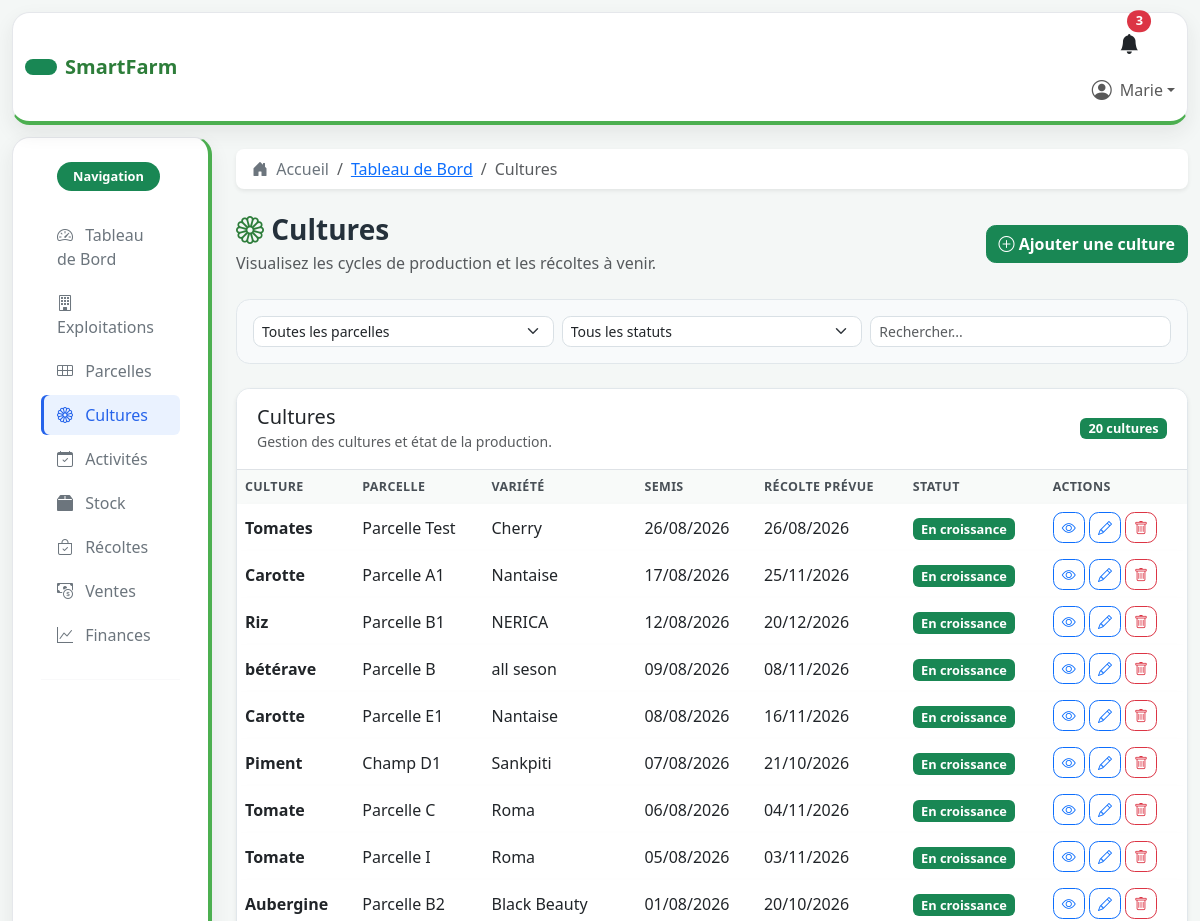
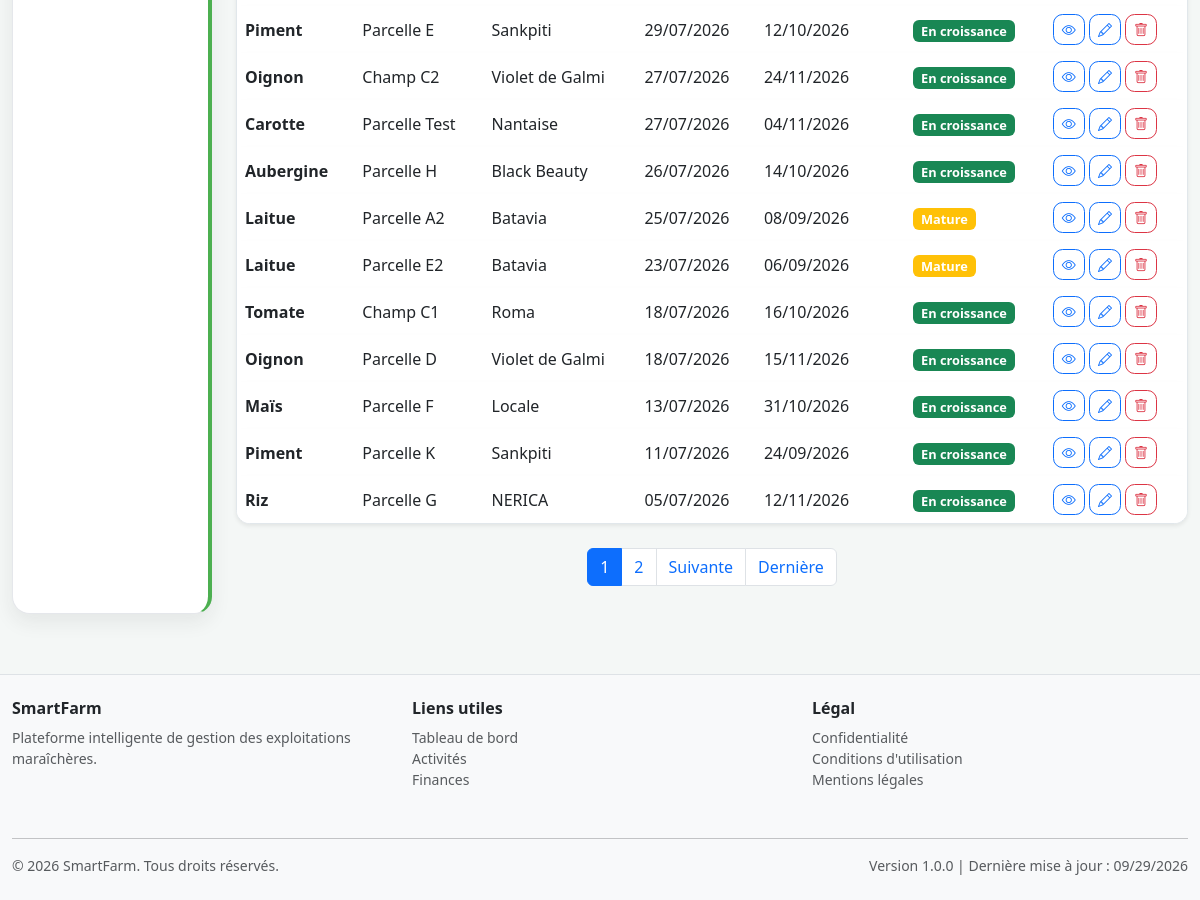
The app's page /cultures/ (signed in), older data (2 pictures, top to bottom).
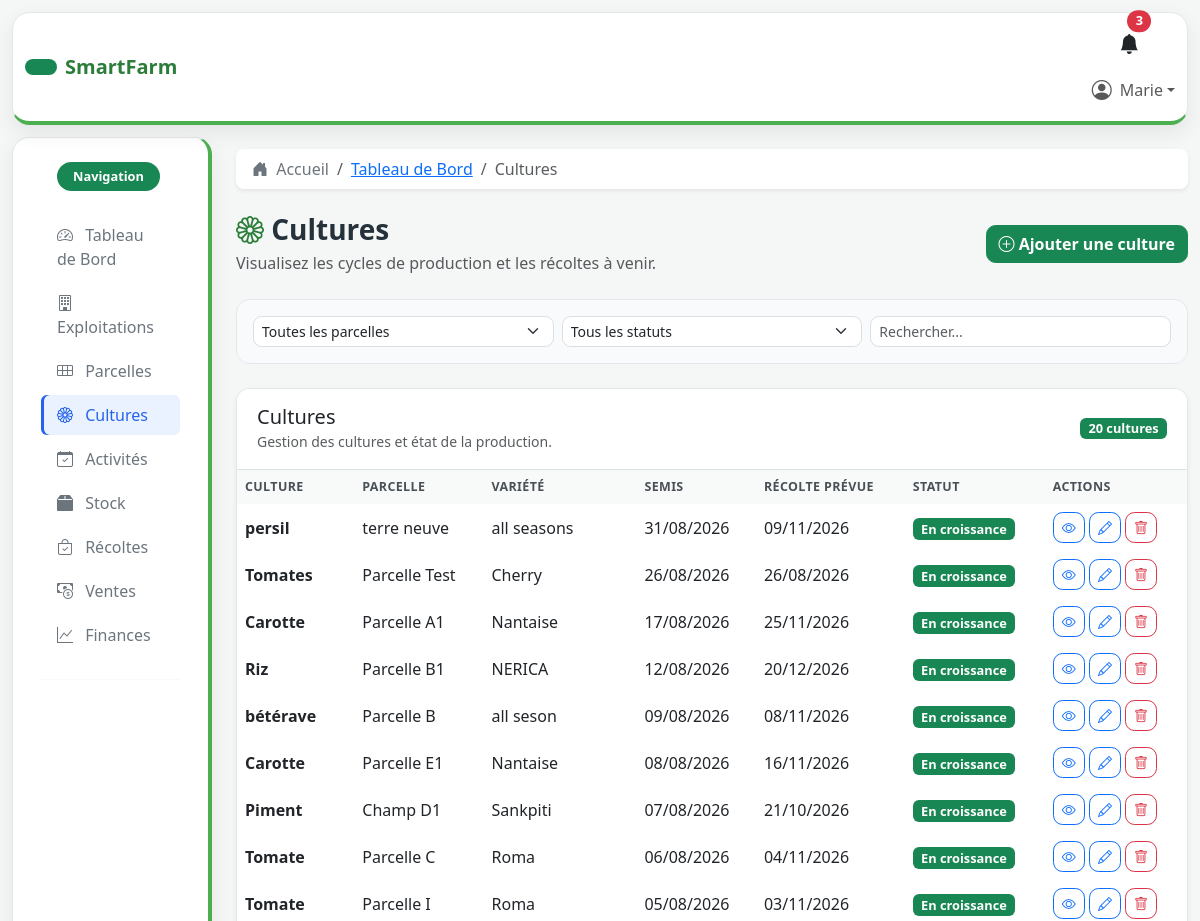
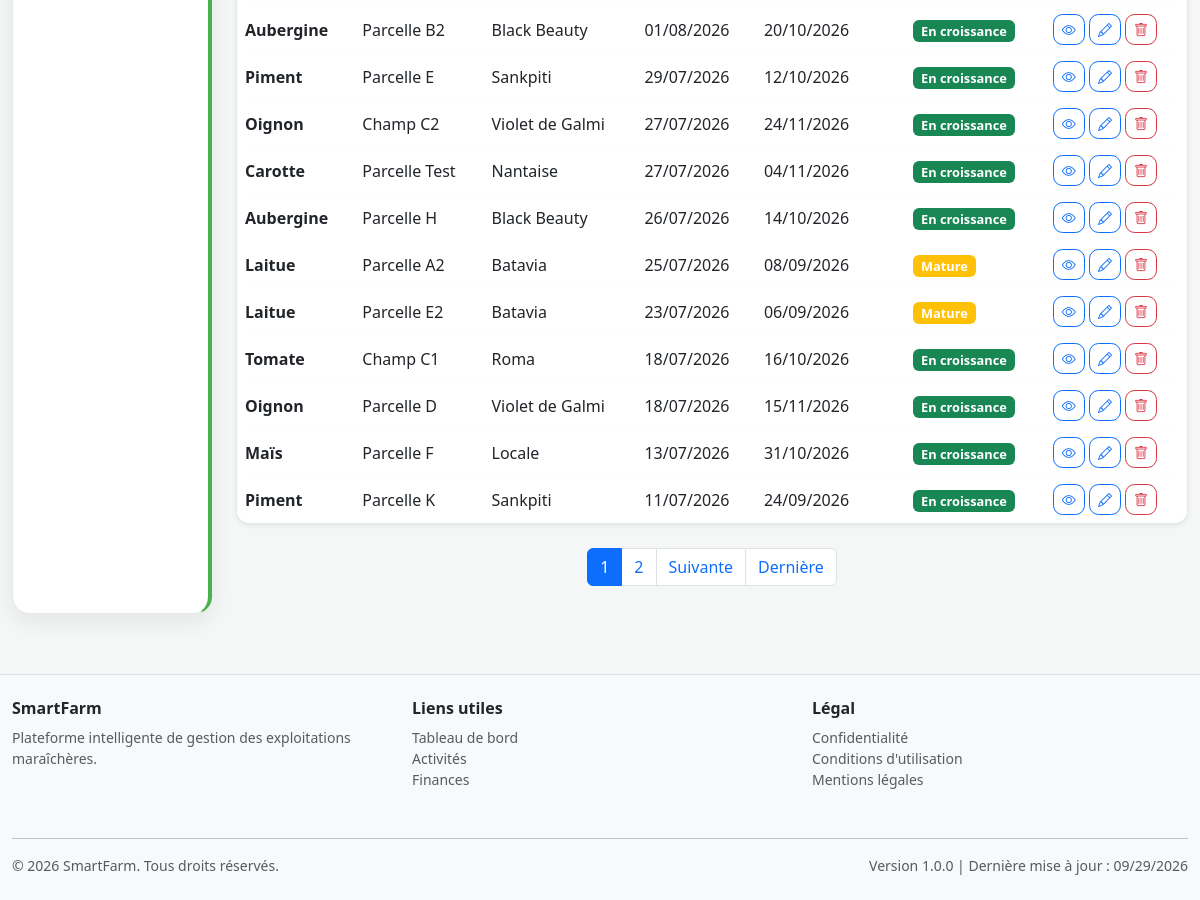
The same page, newer data (2 pictures, top to bottom).
### cultures/models.py (models this page shows, shortened)
class Culture(models.Model):
    STATUT_CHOICES = [
        ('en_croissance', 'En croissance'),
        ('mature', 'Mature'),
        ('recolte', 'Récolte'),
        ('terminee', 'Terminée'),
    ]
    nom = models.CharField(
        max_length=150,
        help_text="Nom de la culture"
    )
    variete = models.CharField(
        max_length=150,
        help_text="Variété de la culture"
    )
    parcelle = models.ForeignKey(
        Parcelle,
        on_delete=models.CASCADE,
        related_name='cultures',
        help_text="Parcelle associée à la culture"
    )
    date_semis = models.DateField(
        help_text="Date de semis ou de plantation"
    )
    date_prevision_recolte = models.DateField(
        help_text="Date prévue de récolte"
    )
    rendement_attendu = models.DecimalField(
        max_digits=7,
        decimal_places=2,
        null=True,
        blank=True,
        help_text="Rendement attendu en kg/m²"
    )
    statut = models.CharField(
        max_length=20,
        choices=STATUT_CHOICES,
        default='en_croissance',
        help_text="Statut actuel de la culture"
    )
    notes = models.TextField(
        blank=True,
        help_text="Notes supplémentaires sur la culture"
    )
    date_creation = models.DateTimeField(
        auto_now_add=True,
        help_text="Date de création de l'enregistrement"
    )
    date_modification = models.DateTimeField(
        auto_now=True,
        help_text="Date de dernière modification de l'enregistrement"
    )
    class Meta:
        ordering = ['-date_semis']
        verbose_name = 'Culture'
        verbose_name_plural = 'Cultures'
        db_table = 'cultures_culture'

### parcelles/models.py (models this page shows, shortened)
class Parcelle(models.Model):
    STATUT_CHOICES = [
        ('actif', 'Actif'),
        ('en_preparation', 'En préparation'),
        ('reposante', 'Reposante'),
        ('suspendu', 'Suspendu'),
    ]
    TYPE_SOL_CHOICES = [
        ('argileux', 'Argileux'),
        ('sableux', 'Sableux'),
        ('limoneux', 'Limoneux'),
        ('calcaire', 'Calcaire'),
        ('organique', 'Organique'),
        ('mixte', 'Mixte'),
    ]
    nom = models.CharField(
        max_length=100,
        help_text="Nom ou identifiant de la parcelle"
    )
    code = models.CharField(
        max_length=50,
        unique=True,
        help_text="Code unique de la parcelle"
    )
    superficie = models.DecimalField(
        max_digits=10,
        decimal_places=2,
        help_text="Superficie en m² ou hectares"
    )
    type_sol = models.CharField(
        max_length=50,
        choices=TYPE_SOL_CHOICES,
        default='mixte',
        help_text="Type de sol de la parcelle"
    )
    irrigation = models.BooleanField(
    default=False,
    help_text="Indique si la parcelle dispose d'un système d'irrigation"
    )
    latitude = models.DecimalField(
        max_digits=9,
        decimal_places=6,
        null=True,
        blank=True,
        help_text="Latitude GPS"
    )
    longitude = models.DecimalField(
        max_digits=9,
        decimal_places=6,
        null=True,
        blank=True,
        help_text="Longitude GPS"
    )
    description = models.TextField(
        blank=True,
        help_text="Description détaillée de la parcelle"
    )
    statut = models.CharField(
        max_length=20,
        choices=STATUT_CHOICES,
        default='actif',
        help_text="Statut actuel de la parcelle"
    )
    exploitation = models.ForeignKey(
        Exploitation,
        on_delete=models.CASCADE,
        related_name='parcelles',
        help_text="Exploitation à laquelle appartient cette parcelle"
    )
    photo = models.ImageField(
    upload_to='parcelles/',
    blank=True,
    null=True,
    help_text="Photo de la parcelle"
    )
    date_creation = models.DateTimeField(
        auto_now_add=True,
        help_text="Date et heure de création de la parcelle"
    )
    date_modification = models.DateTimeField(
        auto_now=True,
        help_text="Date et heure de dernière modification"
    )
    class Meta:
        ordering = ['nom']
        verbose_name = 'Parcelle'
        verbose_name_plural = 'Parcelles'
        db_table = 'parcelles_parcelle'

### cultures/views.py (the view)
# urls.py: path('', views.CultureListView.as_view(), name='liste'),
class CultureListView(LoginRequiredMixin, ListView):
    model = Culture
    template_name = 'cultures/liste.html'
    context_object_name = 'cultures'
    paginate_by = 20
    def get_queryset(self):
        queryset = Culture.objects.select_related('parcelle').all()
        parcelle_id = self.request.GET.get('parcelle')
        statut = self.request.GET.get('statut')
        recherche = self.request.GET.get('q')
        if parcelle_id:
            queryset = queryset.filter(parcelle__id=parcelle_id)
        if statut:
            queryset = queryset.filter(statut=statut)
        if recherche:
            queryset = queryset.filter(
                models.Q(nom__icontains=recherche)
                | models.Q(variete__icontains=recherche)
                | models.Q(parcelle__nom__icontains=recherche)
            )
        return queryset.order_by('-date_semis')
    def get_context_data(self, **kwargs):
        context = super().get_context_data(**kwargs)
        from parcelles.models import Parcelle
        context['parcelles'] = Parcelle.objects.all()
        context['statuts'] = Culture.STATUT_CHOICES
        return context

### templates/cultures/liste.html (shortened to what the changed rows need)
{% extends 'base.html' %}
{% load static %}
{% block content %}
<div class="row list-page-header mb-4 align-items-center">
    <div class="col-md-8">
        <h1 class="h3 mb-0">
            <i class="bi bi-flower1 text-success"></i> Cultures
        </h1>
    </div>
</div>
<div class="row">
    <div class="col-md-12">
        <div class="card data-card shadow-sm">
            <div class="table-responsive">
                <table class="table table-hover align-middle mb-0">
                    <thead class="table-light">
                        <tr>
                            <th>Culture</th>
                            <th>Parcelle</th>
                            <th>Variété</th>
                            <th>Semis</th>
                            <th>Récolte prévue</th>
                            <th>Statut</th>
                            <th>Actions</th>
                        </tr>
                    </thead>
                    <tbody>
                        {% for culture in cultures %}
                        <tr>
                            <td><strong>{{ culture.nom }}</strong></td>
                            <td>{{ culture.parcelle.nom }}</td>
                            <td>{{ culture.variete }}</td>
                            <td>{{ culture.date_semis|date:'d/m/Y' }}</td>
                            <td>{{ culture.date_prevision_recolte|date:'d/m/Y' }}</td>
                            <td>
                                <span class="badge {% if culture.statut == 'en_croissance' %}bg-success{% elif culture.statut == 'mature' %}bg-warning{% elif culture.statut == 'recolte' %}bg-info{% else %}bg-secondary{% endif %}">{{ culture.get_statut_display }}</span>
                            </td>
                            <td>
                                <a href="{% url 'cultures:detail' culture.id %}" class="btn btn-sm btn-outline-primary"><i class="bi bi-eye"></i></a>
                                <a href="{% url 'cultures:modifier' culture.id %}" class="btn btn-sm btn-outline-primary"><i class="bi bi-pencil"></i></a>
                                <a href="{% url 'cultures:supprimer' culture.id %}" class="btn btn-sm btn-outline-danger"><i class="bi bi-trash"></i></a>
                            </td>
                        </tr>
                        {% endfor %}
                    </tbody>
                </table>
            </div>
        </div>
        {% if is_paginated %}
        <nav aria-label="Page navigation" class="mt-4">
            <ul class="pagination justify-content-center">
                {% for num in page_obj.paginator.page_range %}
                <li class="page-item {% if num == page_obj.number %}active{% endif %}">
                    <a class="page-link" href="?page={{ num }}">{{ num }}</a>
                </li>
                {% endfor %}
            </ul>
        </nav>
        {% endif %}
    </div>
</div>
{% endblock %}

Row changes from the older to the newer data that the page shows:
no longer on this page (row unchanged): Culture: nom "Riz", parcelle.nom "Parcelle G", variete "NERICA", date_semis "05/07/2026", date_prevision_recolte "12/11/2026", statut "En croissance"
added Culture: nom "persil", parcelle.nom "terre neuve", variete "all seasons", date_semis "31/08/2026", date_prevision_recolte "09/11/2026", statut "En croissance"
